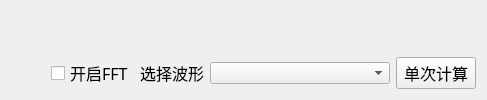
         <widget class="QWidget" name="tab">
          <attribute name="title">
           <string>FFT</string>
          </attribute>
          <layout class="QGridLayout" name="gridLayout_10">
           <item row="0" column="0">
            <widget class="ChartView" name="FFT_ChartView" native="true"/>
           </item>
           <item row="1" column="0">
            <layout class="QHBoxLayout" name="horizontalLayout_29">
             <item>
              <spacer name="horizontalSpacer_6">
               <property name="orientation">
                <enum>Qt::Horizontal</enum>
               </property>
               <property name="sizeHint" stdset="0">
                <size>
                 <width>40</width>
                 <height>20</height>
                </size>
               </property>
              </spacer>
             </item>
             <item>
              <layout class="QHBoxLayout" name="horizontalLayout_28">
               <item>
                <widget class="QCheckBox" name="FFT_enable_checkBox">
                 <property name="font">
                  <font>
                   <family>优设标题黑</family>
                   <pointsize>12</pointsize>
                  </font>
                 </property>
                 <property name="text">
                  <string>开启FFT</string>
                 </property>
                </widget>
               </item>
               <item>
                <widget class="QLabel" name="fft_Label">
                 <property name="font">
                  <font>
                   <family>优设标题黑</family>
                   <pointsize>12</pointsize>
                  </font>
                 </property>
                 <property name="text">
                  <string>选择波形</string>
                 </property>
                </widget>
               </item>
               <item>
                <widget class="NComboBox" name="FFT_number_comboBox">
                 <property name="minimumSize">
                  <size>
                   <width>180</width>
                   <height>0</height>
                  </size>
                 </property>
                 <property name="maximumSize">
                  <size>
                   <width>180</width>
                   <height>16777215</height>
                  </size>
                 </property>
                </widget>
               </item>
               <item>
                <widget class="QPushButton" name="SEND_pushButton_3">
                 <property name="font">
                  <font>
                   <family>优设标题黑</family>
                   <pointsize>12</pointsize>
                  </font>
                 </property>
                 <property name="text">
                  <string>单次计算</string>
                 </property>
                </widget>
               </item>
              </layout>
             </item>
            </layout>
           </item>
          </layout>
         </widget>
